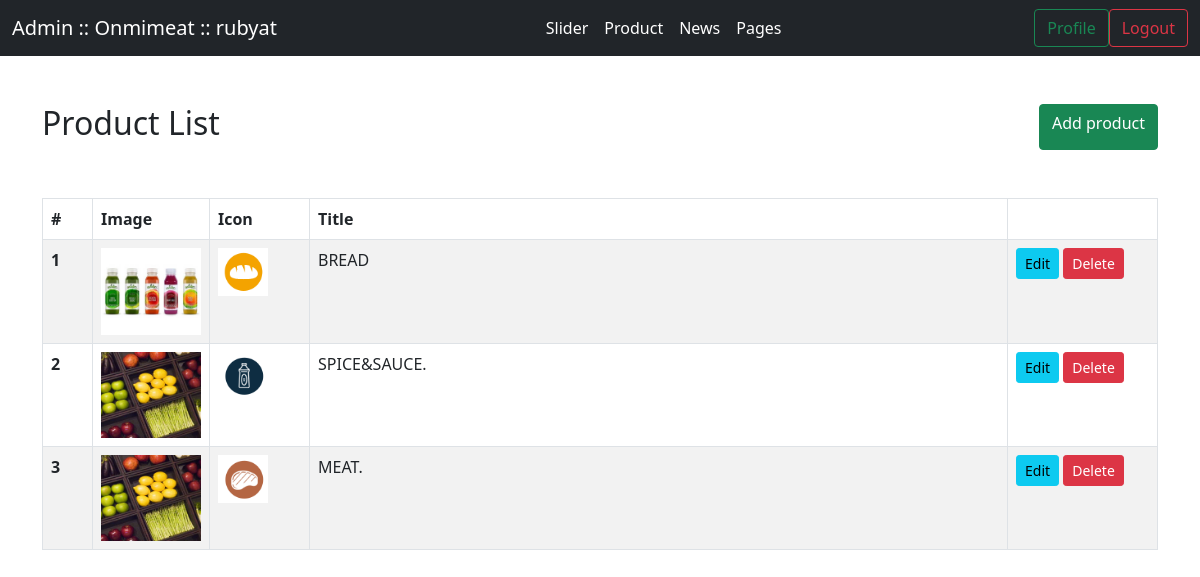
Page /admin/product.php (signed in) on the committed database.
### tables this page shows
CREATE TABLE `product` (
  `product_id` int(11) NOT NULL,
  `title` varchar(255) NOT NULL,
  `details` text NOT NULL,
  `image` varchar(255) NOT NULL,
  `icon` varchar(255) NOT NULL
);

### admin/product.php (the view, shortened to what this page needs)
<?php include'inc/header.php';?>
            <div class="d-flex justify-content-between py-5">
                <h2>Product List</h2>
                <a href="add_product.php" class="btn btn-success">Add product</a>
            </div>
            <?php
                    include"inc/con.php";
                    $sql = "SELECT * FROM product";
                    $result = $conn->query($sql);
                ?>
            <table class="table table-striped table-hover table-bordered">
                <thead>
                    <tr>
                        <th scope="col" style="width:50px">#</th>
                        <th scope="col" style="width:100px">Image</th>
                        <th scope="col" style="width:100px">Icon</th>
                        <th scope="col">Title</th>
                        <th scope="col" style="width:150px"></th>
                    </tr>
                </thead>
                <tbody>
                    <?php $i = 1;?>
                    <?php if ($result->num_rows > 0) { ?>
                        <?php while($row = $result->fetch_assoc()) {?>
                            <tr>
                                <th><?php echo $i;?></th>
                                <th>
                                    <img style="width:100px" src="../uploads/<?php echo $row["image"];?>" alt="">
                                </th>
                                <th>
                                    <img style="width:50px" src="../uploads/<?php echo $row["icon"];?>" alt="">
                                </th>
                                <td><?php echo $row["title"];?></td>
                                <td>
                                    <a class="btn btn-info btn-sm" href="update_product.php?product_id=<?php echo $row["product_id"];?>">Edit</a>
                                    <a class="btn btn-danger btn-sm" href="delete_product.php?product_id=<?php echo $row["product_id"];?>">Delete</a>
                                </td>
                            </tr>
                        <?php $i++; }?>
                    <?php }?>
                </tbody>
        </table>
<?php include'inc/footer.php';?>

### admin/inc/header.php (shortened to what this page needs)
<!doctype html>
<html lang="en">
  <head>
    <link href="https://cdn.jsdelivr.net/npm/bootstrap@5.0.0-beta1/dist/css/bootstrap.min.css" rel="stylesheet">
  </head>
  <body>
    <nav class="navbar navbar-expand-lg navbar-dark bg-dark">
        <div class="container-fluid">
            <a class="navbar-brand" href="index.php">Admin :: Onmimeat :: <?php echo $_SESSION['user_name'];?></a>
            <div class="collapse navbar-collapse" id="navbarSupportedContent">
            <ul class="navbar-nav m-auto mb-2 mb-lg-0">
                <li class="nav-item">
                    <a class="nav-link active" aria-current="page" href="index.php">Slider</a>
                </li>
                <?php if($_SESSION['user_id'] == 1){?>
                <li class="nav-item">
                    <a class="nav-link active" aria-current="page" href="product.php">Product</a>
                </li>
                <?php }?>
                <li class="nav-item">
                    <a class="nav-link active" aria-current="page" href="news.php">News</a>
                </li>
                <li class="nav-item">
                    <a class="nav-link active" aria-current="page" href="page.php">Pages</a>
                </li>
            </ul>
            <div class="d-flex">
                <a href="edit_profile.php" class="btn btn-outline-success">Profile</a>
                <a href="logout.php" class="btn btn-outline-danger">Logout</a>
            </div>
            </div>
        </div>
    </nav>
    <div class="container">
        <div class="row">
            <div class="col-md-12">

### admin/inc/footer.php (shortened to what this page needs)
</div>
        </div>
    </div>
  </body>
</html>

### rows in the picture
product: image (picture), icon (picture), title "BREAD"
product: image (picture), icon (picture), title "SPICE&SAUCE."
product: image (picture), icon (picture), title "MEAT."

### other values in the picture
$_SESSION['user_name'] "rubyat"
